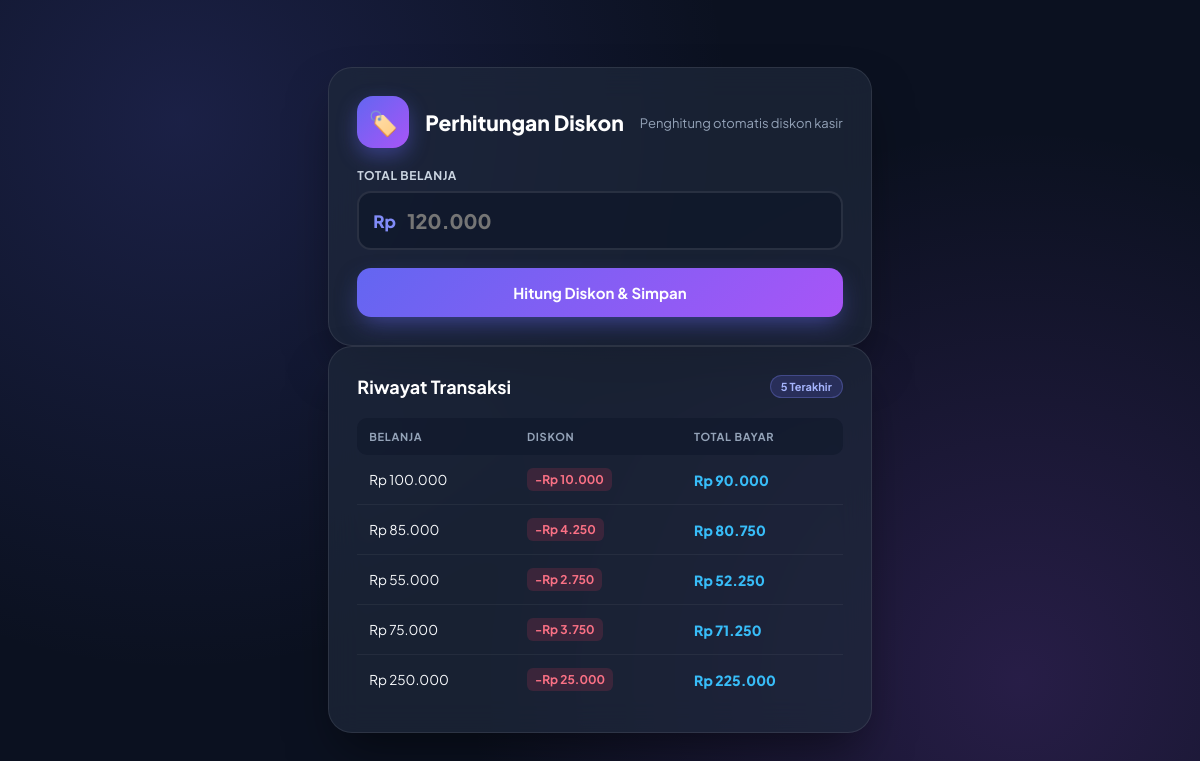
The page / on the database its author committed.
### tables this page shows
CREATE TABLE `transaksi` (
  `id` int(11) NOT NULL,
  `total_belanja` decimal(12,2) NOT NULL,
  `diskon` decimal(12,2) NOT NULL,
  `total_bayar` decimal(12,2) NOT NULL,
  `created_at` timestamp NOT NULL DEFAULT current_timestamp()
);

### index.php (the view, shortened to what this page needs)
<?php
require_once 'koneksi.php';
$result = $conn->query("SELECT id, total_belanja, diskon, total_bayar, created_at FROM transaksi ORDER BY id DESC LIMIT 5");
?>
<!DOCTYPE html>
<html lang="id">
<head>
    <link rel="stylesheet" href="style.css">
</head>
<body>
<div class="wrapper">
    <div class="card">
        <div class="header">
            <div class="icon-box">🏷️</div>
            <h2>Perhitungan Diskon</h2>
            <p>Penghitung otomatis diskon kasir</p>
        </div>
        <form method="POST" action="">
            <div class="form-group">
                <label for="total_belanja">Total Belanja</label>
                <div class="input-wrapper">
                    <span>Rp</span>
                    <input type="number" id="total_belanja" name="total_belanja" placeholder="120.000" required min="1">
                </div>
            </div>
            <button type="submit" class="btn">Hitung Diskon & Simpan</button>
        </form>
    </div>
    <?php if ($result && $result->num_rows > 0): ?>
    <div class="history">
        <div class="history-header">
            <h3>Riwayat Transaksi</h3>
            <span class="badge">5 Terakhir</span>
        </div>
        <table>
            <thead>
                <tr>
                    <th>Belanja</th>
                    <th>Diskon</th>
                    <th>Total Bayar</th>
                </tr>
            </thead>
            <tbody>
                <?php while ($row = $result->fetch_assoc()): ?>
                    <tr>
                        <td>Rp <?= number_format($row['total_belanja'], 0, ',', '.') ?></td>
                        <td>
                            <?php if ($row['diskon'] > 0): ?>
                                <span class="diskon-tag">-Rp <?= number_format($row['diskon'], 0, ',', '.') ?></span>
                            <?php else: ?>
                                <span style="color:#a0aec0;">Rp 0</span>
                            <?php endif; ?>
                        </td>
                        <td class="total-tag">Rp <?= number_format($row['total_bayar'], 0, ',', '.') ?></td>
                    </tr>
                <?php endwhile; ?>
            </tbody>
        </table>
    </div>
    <?php endif; ?>
</div>
</body>
</html>

### style.css (style rules this page uses)
* { box-sizing: border-box; margin: 0; padding: 0; font-family: 'Plus Jakarta Sans', sans-serif; }
body { background: radial-gradient(circle at 15% 15%, rgba(99, 102, 241, 0.18) 0%, transparent 45%), radial-gradient(circle at 85% 85%, rgba(168, 85, 247, 0.18) 0%, transparent 45%), #0b1120; min-height: 100vh; display: flex; justify-content: center; align-items: center; padding: 30px 20px; color: #f8fafc; }
.card, .history { background: rgba(30, 41, 59, 0.7); backdrop-filter: blur(16px); -webkit-backdrop-filter: blur(16px); padding: 28px; border-radius: 24px; border: 1px solid rgba(255, 255, 255, 0.09); box-shadow: 0 25px 50px -12px rgba(0, 0, 0, 0.5); }
.header { display: flex; align-items: center; gap: 16px; margin-bottom: 20px; }
.header .icon-box { width: 52px; height: 52px; flex-shrink: 0; background: linear-gradient(135deg, #6366f1 0%, #a855f7 100%); border-radius: 16px; display: flex; align-items: center; justify-content: center; font-size: 24px; box-shadow: 0 8px 20px rgba(99, 102, 241, 0.4); }
.header h2 { font-size: 21px; font-weight: 800; color: #ffffff; }
.header p { font-size: 13px; color: #94a3b8; margin-top: 2px; }
.form-group { margin-bottom: 18px; }
.form-group label { display: block; font-size: 12px; font-weight: 700; margin-bottom: 8px; color: #cbd5e1; text-transform: uppercase; letter-spacing: 0.6px; }
.input-wrapper { position: relative; }
.input-wrapper span { position: absolute; left: 16px; top: 50%; transform: translateY(-50%); font-weight: 800; color: #818cf8; font-size: 17px; }
.form-group input { width: 100%; padding: 15px 16px 15px 48px; background: rgba(15, 23, 42, 0.75); border: 2px solid rgba(255, 255, 255, 0.1); border-radius: 14px; font-size: 20px; font-weight: 800; color: #ffffff; transition: all 0.25s ease; outline: none; }
.btn { width: 100%; padding: 15px; background: linear-gradient(135deg, #6366f1 0%, #a855f7 100%); color: #ffffff; border: none; border-radius: 14px; font-size: 15px; font-weight: 700; cursor: pointer; transition: all 0.25s ease; box-shadow: 0 10px 25px -5px rgba(99, 102, 241, 0.5); }
.history-header { display: flex; justify-content: space-between; align-items: flex-start; margin-bottom: 20px; }
.history-header h3 { font-size: 18px; font-weight: 700; color: #ffffff; }
.badge { background: rgba(99, 102, 241, 0.2); color: #a5b4fc; border: 1px solid rgba(129, 140, 248, 0.3); font-size: 11px; font-weight: 700; padding: 4px 10px; border-radius: 20px; }
table { width: 100%; border-collapse: collapse; }
th { background: rgba(15, 23, 42, 0.55); color: #94a3b8; font-weight: 700; text-transform: uppercase; font-size: 11px; letter-spacing: 0.7px; padding: 12px; text-align: left; }
th:first-child { border-radius: 10px 0 0 10px; }
th:last-child { border-radius: 0 10px 10px 0; }
td { padding: 13px 12px; border-bottom: 1px solid rgba(255, 255, 255, 0.05); font-size: 13.5px; }
tr:last-child td { border-bottom: none; }
.diskon-tag { color: #fb7185; font-weight: 700; background: rgba(244, 63, 94, 0.15); padding: 4px 8px; border-radius: 6px; font-size: 12px; display: inline-block; }
.total-tag { font-weight: 800; color: #38bdf8; font-size: 14px; }

### rows shown on the page
transaksi: total_belanja "100.000", diskon "10.000", total_bayar "90.000"
transaksi: total_belanja "85.000", diskon "4.250", total_bayar "80.750"
transaksi: total_belanja "55.000", diskon "2.750", total_bayar "52.250"
transaksi: total_belanja "75.000", diskon "3.750", total_bayar "71.250"
transaksi: total_belanja "250.000", diskon "25.000", total_bayar "225.000"
